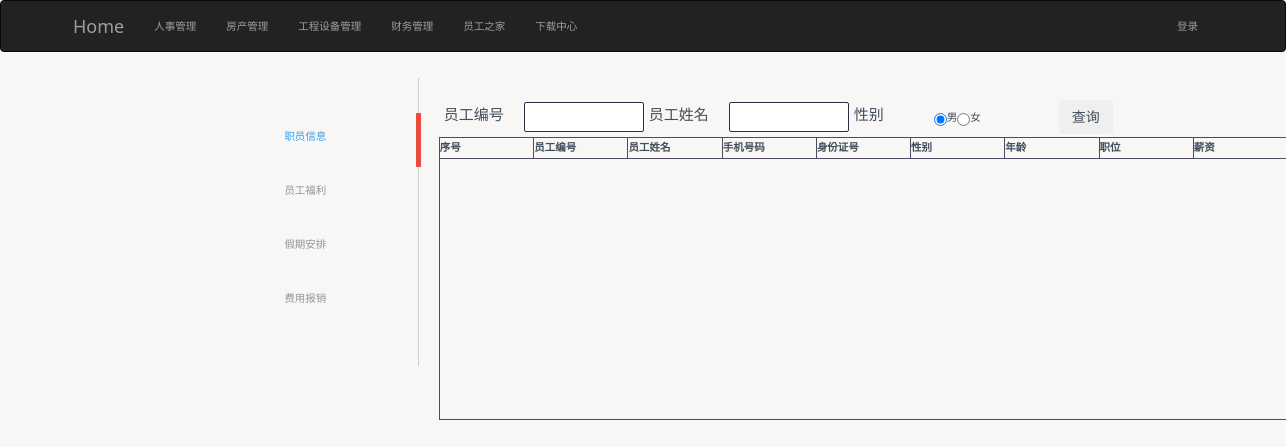
Before: /personnel_management/ with the older database file.
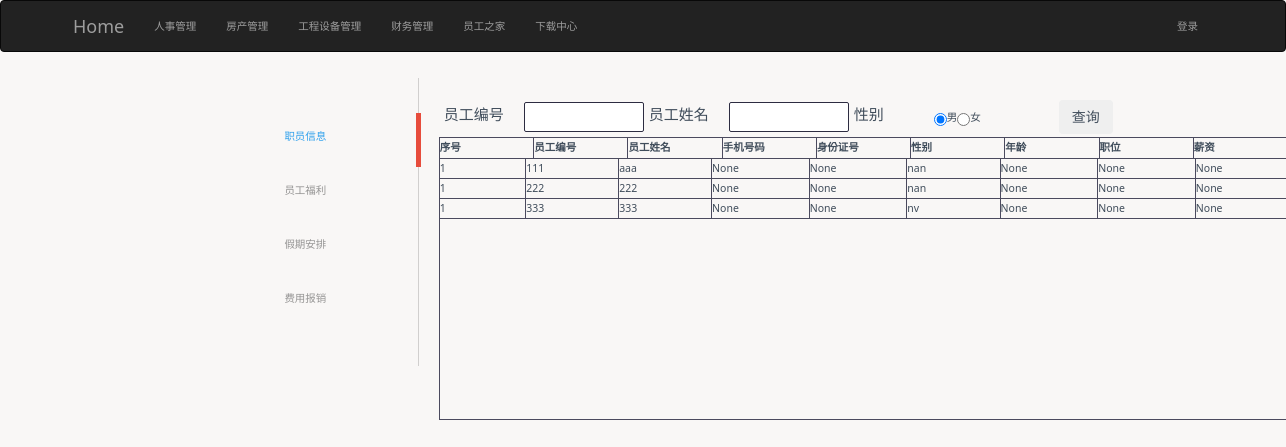
After: the same page with the newer database file.
### app/models.py (models this page shows, shortened)
class Staff(UserMixin, db.Model):
    __tablename__ = 'staffs'
    staffid = db.Column(db.Integer,primary_key=True,index=True)#员工编号
    staffname = db.Column(db.String(64),unique=True,index=True)#员工姓名
    age= db.Column(db.Integer)#年龄
    password_hash =db.Column(db.String(128))#密码散列
    last_seen = db.Column(db.DateTime(),default=datetime.utcnow)#上次登录
    gender = db.Column(db.String(4))#性别
    salary = db.Column(db.Integer)#薪资
    phone = db.Column(db.String(11),unique=True)#联系方式
    idcard = db.Column(db.String(18),unique=True)#身份证号
    job = db.Column(db.String(18))#工种
    role_id = db.Column(db.String(64),db.ForeignKey('roles.id'))#角色
    @property
    def password(self):
        raise AttributeError('password is not a readable attribute')
    @password.setter
    def password(self,password):
        self.password_hash = generate_password_hash(password)
    def verify_password(self,password):
         return check_password_hash(self.password_hash, password)
    '''
    @password.setter
    def password(self,password):
        self.password_hash = generate_password_hash(password)
    def verify_password(self,password):
        return check_password_hash(self.password_hash,password)
'''

### app/main/views.py (the view, shortened to what this page needs)
@main.route('/personnel_management/',methods=['GET','POST'])
def personnel_management():
    staffid = request.args.get('staffid')
    staffname= request.args.get("staffname")
    staffgender=request.args.get("staffgender")
    querys = Staff.query.all()
    '''else:
        flash("请输入查询项")
    if querys == []:
        flash("没有数据")'''
    return render_template('personnel_management.html',querys=querys)

### app/templates/personnel_management.html (shortened to what this page needs)
{% extends "base.html" %}
{% import "bootstrap/wtf.html" as wtf %}
{% block head %}
    {{ super() }}
    <link rel="stylesheet"href="{{ url_for('static',filename='css/mystyle.css') }}" media="screen"type="text/css"/>
{% endblock %}
{% block page_content %}
<div id="wrapper">
  <div id="left-side">
   <ul>
       <li class="pm-staffmessage active"><a href="{{ url_for('.personnel_management') }}">职员信息</a></li>
     <li class="pm-staffbonus">员工福利</li>
     <li class="pm-holiday">假期安排</li>
     <li class="pm-reimbursement">费用报销</li>
   </ul>
  </div>
  <div id="border">
   <div id="line" class="one"></div>
  </div>
  <div id="right-side">
      <div id="first" class="active">
          <div class = "pm-form">
          <form method="GET" action='/personnel_management/'>
              <div class="pm-search-form">
              <div class="ss-form-group">
                  <div class="ss-name-label">员工编号</div>
                  <input class="ss-form-control"id="staffid"name="staffid">
              </div>
              <div class="ss-form-group">
                  <div class="ss-name-label">员工姓名</div>
                  <input class="ss-form-control"id="staffname"name="staffname">
              </div>
              <div class="ss-form-group">
                  <div class="ss-name-label">性别</div>
                  <input type='radio' name='gender'id="gender" value='nan'checked>男
                  <input type='radio' name='gender'id="gender" value='nv'>女
              </div>
              <div class="ss-form-group">
                  <button id="searchmessage" type="submit"class="btn">查询</button>
              </div>
              </div>
          </form>
            <table class="ss-table">
                <thead class="ss-fixedthead">
                    <th class="ss-td">序号</th>
                    <th class="ss-td">员工编号</th>
                    <th class="ss-td">员工姓名</th>
                    <th class="ss-td">手机号码</th>
                    <th class="ss-td">身份证号</th>
                    <th class="ss-td">性别</th>
                    <th class="ss-td">年龄</th>
                    <th class="ss-td">职位</th>
                    <th class="ss-td">薪资</th>
                </thead>
                <tbody class="ss-scrolltbody">
                {% for query in querys %}
                    <tr class="ss-tr">
                        <td class="ss-td">{{ 1 }}</td>
                        <td class="ss-td">{{ query.staffid }}</td>
                        <td class="ss-td">{{ query.staffname }}</td>
                        <td class="ss-td">{{ query.phone }}</td>
                        <td class="ss-td">{{ query.idcard }}</td>
                        <td class="ss-td">{{ query.gender }}</td>
                        <td class="ss-td">{{ query.age }}</td>
                        <td class="ss-td">{{ query.job }}</td>
                        <td class="ss-td">{{ query.salary }}</td>
                    </tr>
                {% endfor %}
                </tbody>
            </table>
      </div>
      </div>
  </div>
</div>
{% endblock %}

### app/templates/base.html (shortened to what this page needs)
{% extends "bootstrap/base.html" %}
{% block head %}
    {{ super() }}
    <link rel="stylesheet"href="{{ url_for('static',filename='css/main.css') }}" media="screen"type="text/css"/>
{% endblock %}
{% block navbar %}
    <div class="navbar navbar-inverse">
    <div class="container">
        <div class="navbar-header">
        <a class="navbar-brand" href="{{ url_for('main.index') }}">Home</a>
        </div>
        <div class="navbar-collapse collapse">
            <ul class="nav navbar-nav navbar-left">
                <li><a href="{{ url_for('main.personnel_management') }}">人事管理</a></li>
            </ul>
            <ul class="nav navbar-nav navbar-left">
                <li><a href="#">房产管理</a></li>
            </ul>
            <ul class="nav navbar-nav navbar-left">
                <li>
                    <a href="#">工程设备管理</a></li>
            </ul>
            <ul class="nav navbar-nav navbar-left">
                <li><a href="#">财务管理</a></li>
            </ul>
            <ul class="nav navbar-nav navbar-left">
                <li><a href="#" >员工之家</a></li>
            </ul>
            <ul class="nav navbar-nav navbar-left">
                <li class="dropdown">
                    <a href="#" class="dropdown-toggle" data-toggle="dropdown">下载中心</a>
                </li>
            </ul>
            <ul class="nav navbar-nav navbar-right">
                {% if current_user.is_authenticated %}
                    <li class="dropdown">
                <a href="#" class="dropdown-toggle"data-toggle="dropdown">{{ current_user.staffname }}<b class="caret"></b></a>
                <ul class="dropdown-menu">
                    {% if current_user.is_authenticated %}
                        <li><a href="{{ url_for('auth.profile') }}">个人资料</a></li>
                    {% endif %}
                    <li><a href="{{ url_for('auth.change_password') }}">密码修改</a></li>
                    <li><a href="{{ url_for('auth.logout') }}">退出</a></li>
                </ul>
                    </li>
                {% else %}
                <li><a href="{{ url_for('auth.login') }}">登录</a></li>
                {% endif %}
            </ul>
        </div>
    </div>
    </div>
{% endblock %}
{% block content %}
    <div class="container">
    {% block page_content %}{% endblock %}
    </div>
{% endblock %}

### app/static/css/main.css (style rules this page uses)
* { margin: 0; padding: 0; -webkit-box-sizing: border-box; -moz-box-sizing: border-box; box-sizing: border-box; }
ul { list-style-type: none; }
a { color: #b63b4d; text-decoration: none; }
#wrapper { width: 900px; height: 100%; top: 0; bottom: 0; left: 0; right: 0; margin: auto; display: -webkit-box; display: -webkit-flex; display: -ms-flexbox; display: flex; -webkit-box-align: center; -webkit-align-items: center; -ms-flex-align: center; align-items: center; overflow: hidden; flex-direction: row; }
#left-side { height: 70%; width: 25%; display: -webkit-box; display: -webkit-flex; display: -ms-flexbox; display: flex; -webkit-box-align: center; -webkit-align-items: center; -ms-flex-align: center; align-items: center; -webkit-box-pack: center; -webkit-justify-content: center; -ms-flex-pack: center; justify-content: center; }
#left-side ul li { padding-top: 10px; padding-bottom: 10px; display: -webkit-box; display: -webkit-flex; display: -ms-flexbox; display: flex; line-height: 34px; color: rgba(51, 51, 51, 0.5); font-weight: 500; cursor: pointer; -webkit-transition: all .2s ease-out; transition: all .2s ease-out; }
#left-side ul li.active { color: #333333; }
#border { height: 288px; width: 1px; background-color: rgba(51, 51, 51, 0.2); }
#border #line.one { width: 5px; height: 54px; background-color: #E74C3C; margin-left: -2px; margin-top: 35px; -webkit-transition: all .4s ease-in-out; transition: all .4s ease-in-out; }
#right-side { height: 300px; width: 75%; overflow: hidden; }
#right-side #first, #right-side #second, #right-side #third, #right-side #fourth { position: absolute; height: 300px; width: 75%; margin-top: -350px; opacity: 0; display: -webkit-box; display: -webkit-flex; display: -ms-flexbox; display: flex; -webkit-box-align: center; -webkit-align-items: center; -ms-flex-align: center; align-items: center; -webkit-box-pack: center; -webkit-box-orient: vertical; -webkit-box-direction: normal; -webkit-flex-direction: column; -ms-flex-direction: column; flex-direction: column; }
#right-side #first.active, #right-side #second.active, #right-side #third.active, #right-side #fourth.active { margin-top: 0px; opacity: 1; }
*, *:after, *:before { -webkit-box-sizing: border-box; -moz-box-sizing: border-box; box-sizing: border-box; }
body { background: #f9f7f6; color: #404d5b; font-weight: 500; font-size: 1.05em; font-family: "Segoe UI", "Lucida Grande", Helvetica, Arial, "Microsoft YaHei", FreeSans, Arimo, "Droid Sans", "wenquanyi micro hei", "Hiragino Sans GB", "Hiragino Sans GB W3", "FontAwesome", sans-serif; }
a { color: #2fa0ec;text-decoration: none;outline: none; }
html { font-family:sans-serif;-ms-text-size-adjust:100%;-webkit-text-size-adjust:100% }
body { margin:0 }
a { background-color:transparent }
button,input,optgroup,select,textarea { color:inherit;font:inherit;margin:0 }
button { overflow:visible }
button,select { text-transform:none }
button,html input[type="button"],input[type="reset"],input[type="submit"] { -webkit-appearance:button;cursor:pointer }
input { line-height:normal }
input[type="checkbox"],input[type="radio"] { -webkit-box-sizing:border-box;-moz-box-sizing:border-box;box-sizing:border-box;padding:0 }
table { border-collapse:collapse;border-spacing:0 }
td,th { padding:0 }

### app/static/css/mystyle.css (style rules this page uses)
.pm-form { margin-left:20px; margin-top:20px; height:auto; display: flex; flex-direction: column; -ms-flex-direction: column; -webkit-flex-direction: column; position:absolute; }
.ss-table { border-collapse: collapse; border: 1px solid #4b4a5e; -webkit-border-radius: 2px; -moz-border-radius: 2px; border-radius: 2px; width:100%; }
.ss-fixedthead { display: block; width:100%; }
.ss-scrolltbody { display: block; height:260px; overflow: auto; width: 100%; }
.ss-table td,.ss-table th { width:180px; border-bottom:1px solid #4b4a5e; border-right:1px solid #4b4a5e; height:20px; }
.pm-search-form { display: flex; -webkit-flex-direction: row; flex-direction: row; -ms-flex-direction: row; align-items: center; flex-wrap: wrap; width:auto; }
.ss-name-label { font-family: 'Consolas', 'Deja Vu Sans Mono', 'Bitstream Vera Sans Mono', monospace; font-size:15px; width:80px; }
.ss-form-control { -webkit-border-radius: 2px; -moz-border-radius: 2px; border-radius: 2px; border: 1px solid #2d2c41; height:30px; width:120px; }
.ss-form-group { height:40px; width:200px; display:flex; margin:5px 0 0 5px; -webkit-flex-direction: row; flex-direction: row; -ms-flex-direction: row; align-items: center; }

Changed rows visible on the page:
added Staff: value "1", staffid "111", staffname "aaa", phone "None", idcard "None", gender "nan", age "None", job "None", salary "None"
added Staff: value "1", staffid "222", staffname "222", phone "None", idcard "None", gender "nan", age "None", job "None", salary "None"
added Staff: value "1", staffid "333", staffname "333", phone "None", idcard "None", gender "nv", age "None", job "None", salary "None"
